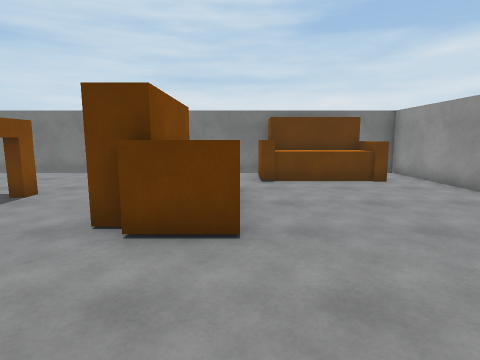
[1] (above)

16 first-person views from a walk through a 3-D level made in the Unity game engine. The camera is 1.4 m above the floor, tilts 8° down and sees 80° across. The floor is counted in squares, 1 m on a side. Each view is taken from the middle of a square. On the plan, view 1 faces up. The plan holds only what a view shows up to about 14 squares ahead; the rest is blank. Some surface patterns are stand-ins.

[2]
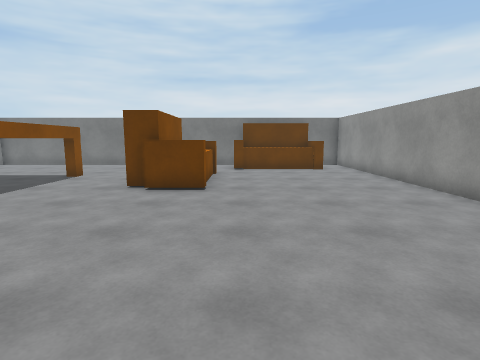

[3]
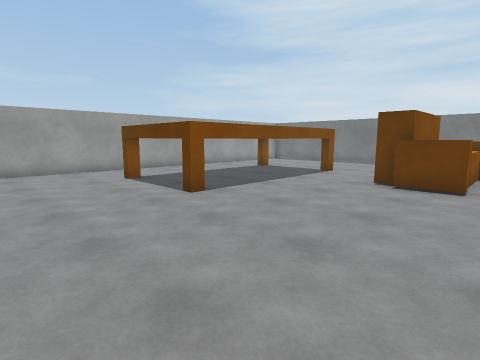

[4]
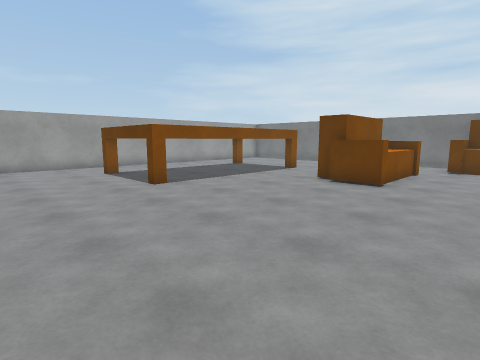

[5]
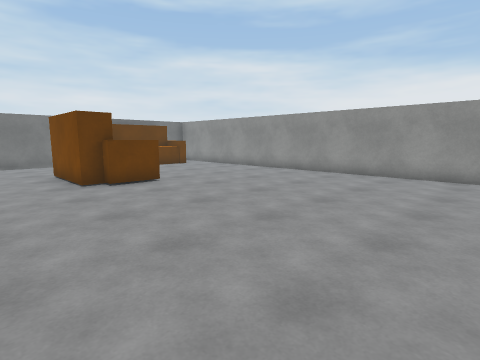

[6]
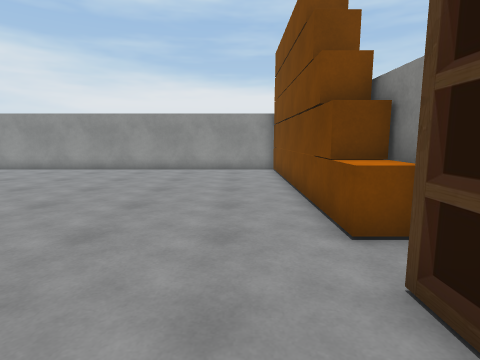

[7]
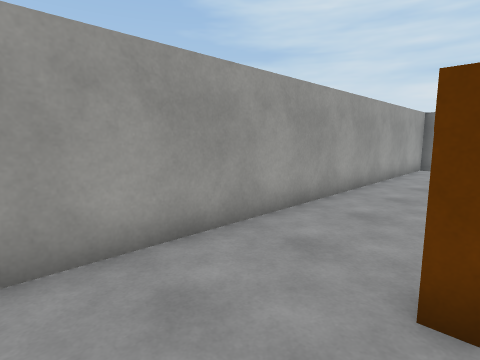

[8]
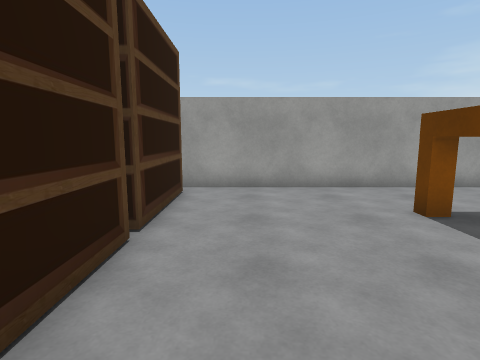

[9]
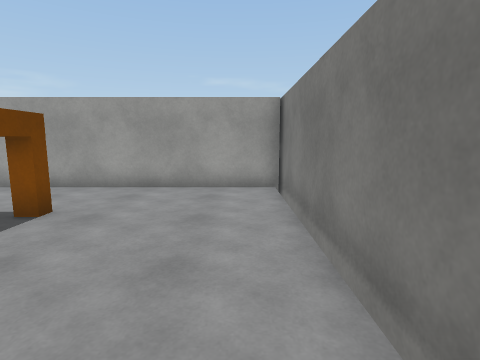

[10]
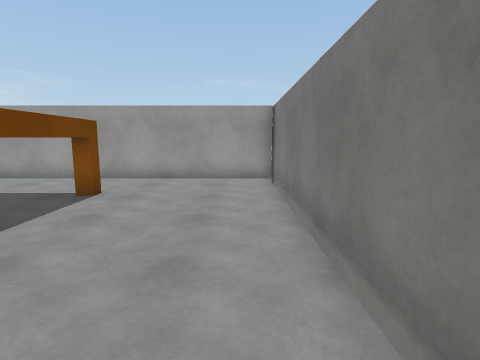

[11]
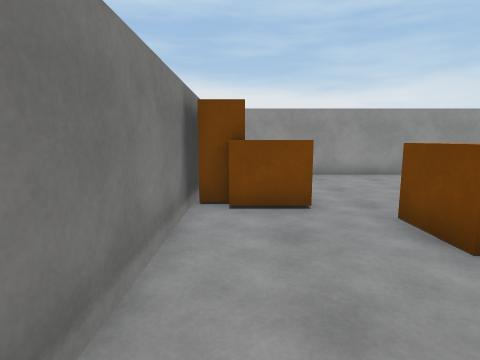

[12]
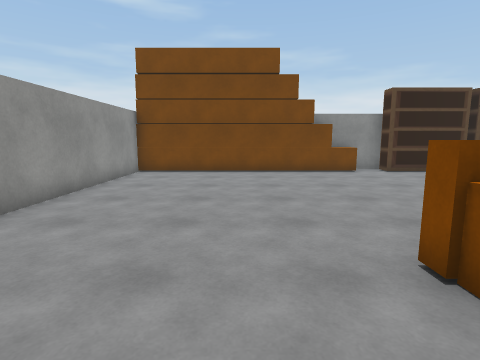

[13]
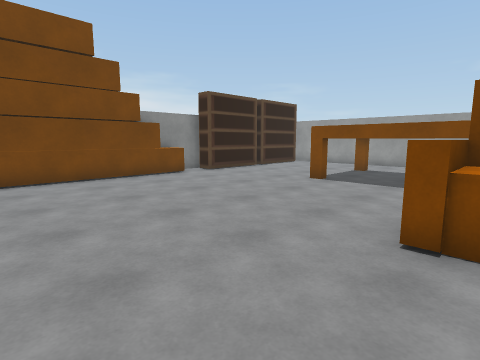

[14]
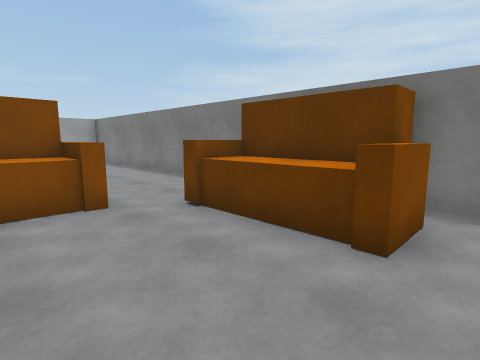

[15]
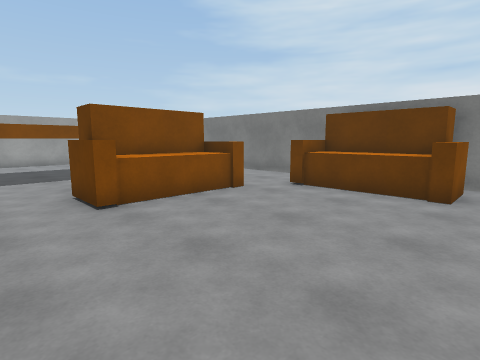

[16]
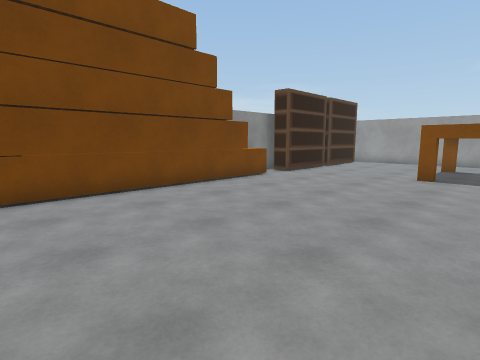

### Floor plan
Key: @ floor where view 1 was taken; # wall or solid block; . floor; ^ raised ledge; S sofa.
Columns run from 13 left of view 1 to 7 right of it. Each row starts with its distance up from view 1.
 12 #####################
 11 #.............SSSSS.#
 10 #.............SSSSS.#
  9 #...................#
  8 #..........SSS......#
  7 #...^^^^^..SSS......#
  6 #...^   ^..SSS......#
  5 #...^   ^..SSS......#
  4 #...    ^..SSS......#
  3 #...    ^...........#
  2 #...    ^...........#
  1 #...    ^...........#
  0 #...^^^^^....@......#
 -1 #...................#
 -2 #...................#
 -3 #...................#
 -4 #...................#
 -5 #...................#
 -6 #.#######.^##########
 -7         ####

Where each view was taken, in squares from view 1:
view 1: 0 up, 0 right, facing up
view 2: 4 down, 1 right, facing up
view 3: 5 down, 1 right, facing up-left
view 4: 5 down, 3 right, facing up-left
view 5: 5 down, 5 left, facing up-right
view 6: 4 down, 7 left, facing right
view 7: 3 down, 9 left, facing up-left
view 8: 4 down, 4 left, facing left
view 9: 11 up, 4 left, facing left
view 10: 11 up, 2 left, facing left
view 11: 11 up, 5 left, facing right
view 12: 7 up, 2 right, facing down
view 13: 5 up, 4 right, facing down-left
view 14: 6 up, 6 right, facing up-left
view 15: 2 up, 6 right, facing up-left
view 16: 2 up, 6 right, facing down-left
